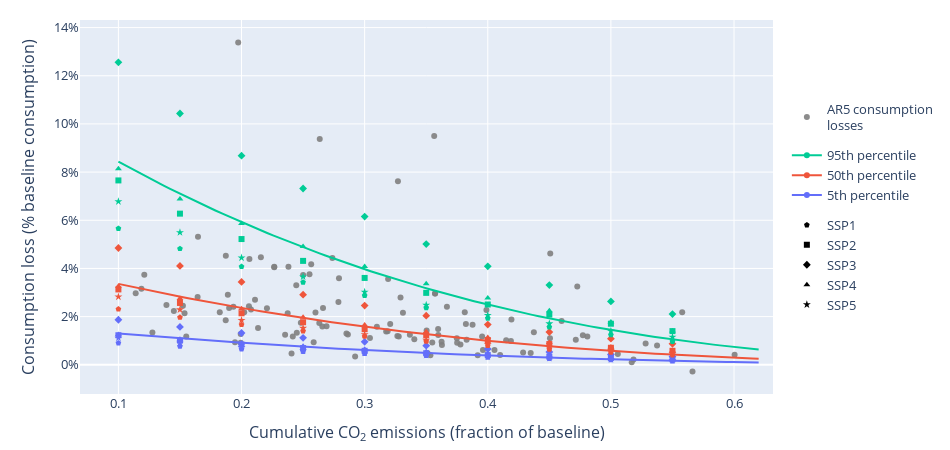

The notebook cell saved with this chart:
### Code cell
fig = go.Figure()

# Plot AR5 cost points
fig.add_trace(go.Scatter(
    x=costs_ar5_GE['x'], y=costs_ar5_GE['y'], mode='markers',
    name='AR5 consumption<br>losses', marker={'color': 'rgba(0.5, 0.5, 0.5, 0.9)'},
    legendgroup='AR5'
))

percentile_colors = dict(zip(['p05', 'p50', 'p95'], px.colors.qualitative.Plotly))
symbols = dict(zip(['SSP1','SSP2', 'SSP3', 'SSP4', 'SSP5'], ['pentagon', 'square', 'diamond', 'triangle-up', 'star']))

showpoints = True

# Plot quantile regression results
for percentile in [95, 50, 5]:
    name = 'p{:02d}'.format(percentile)
    xvalues = np.linspace(0.1, 0.62, 100)
    fct = f(*model.fit(q=percentile/100).params.values)
    fig.add_trace(go.Scatter(
        x=xvalues, y=fct(xvalues), name='{}th percentile'.format(percentile),
        legendgroup='percentiles', line_color = percentile_colors[name], showlegend=(not showpoints)
    ))
    if showpoints:
        fig.add_trace(go.Scatter(
            x=[None], y=[None], name='{}th percentile'.format(percentile),
            legendgroup='percentiles', line_color = percentile_colors[name], mode='markers+lines'
        ))

        
if showpoints:
    
    for name, selection in from_calibration_CL[
        (from_calibration_CL['rho'] == 0.82) & (from_calibration_CL['beta'] == 2.0)
    ].groupby('cost_level'):
        
        symbols_SSP = [symbols[SSP] for SSP in selection['SSP']]
        
        fig.add_trace(go.Scatter(
            x=selection['cb'], y=selection['NPV'], legendgroup='percentiles', showlegend=False,
            mode='markers', marker_color=percentile_colors[name],
            marker_symbol = symbols_SSP
        ))
    
    for SSP, symbol in symbols.items():
        fig.add_trace(go.Scatter(
            x=[None], y=[None], legendgroup='symbols', name=SSP, mode='markers',
            marker={'symbol': symbol, 'color': '#000'}
        ))

fig.update_layout(
    xaxis_title='Cumulative CO<sub>2</sub> emissions (fraction of baseline)',
    yaxis={'title': 'Consumption loss (% baseline consumption)', 'tickformat': ',.0%'},
    width=950, height=450,
    margin={'t': 20, 'b': 20}, font_size=13,
    legend_y=0.5
    #legend_title='Quantile regression:'
)
fig.show()
